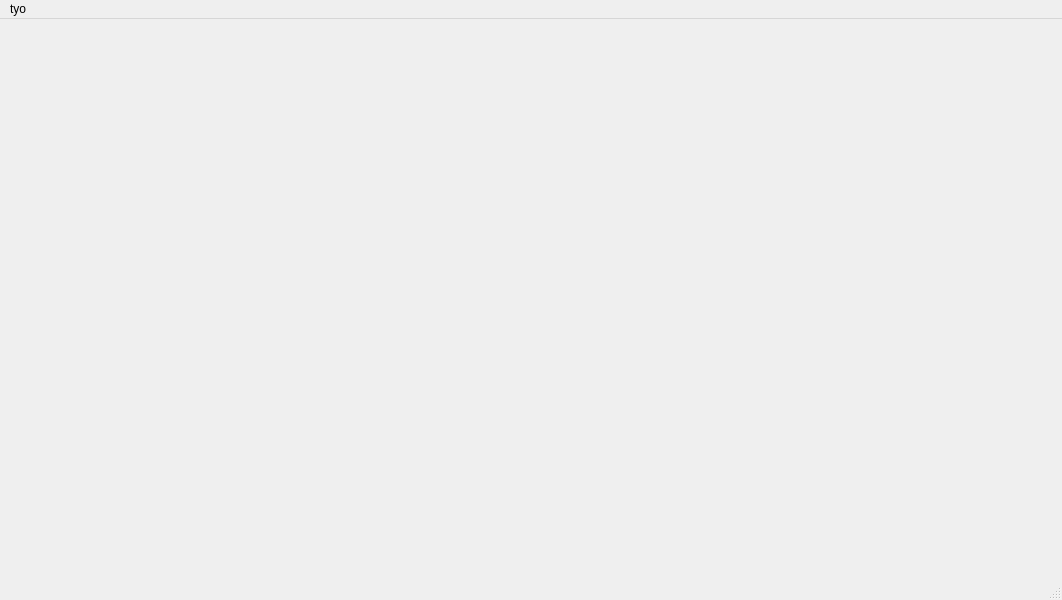
<?xml version="1.0" encoding="UTF-8"?>
<ui version="4.0">
 <class>MainWindowui</class>
 <widget class="QMainWindow" name="MainWindowui">
  <property name="geometry">
   <rect>
    <x>0</x>
    <y>0</y>
    <width>1062</width>
    <height>600</height>
   </rect>
  </property>
  <property name="windowTitle">
   <string>MainWindow</string>
  </property>
  <widget class="QWidget" name="centralwidget"/>
  <widget class="QMenuBar" name="menubar">
   <property name="geometry">
    <rect>
     <x>0</x>
     <y>0</y>
     <width>1062</width>
     <height>22</height>
    </rect>
   </property>
   <widget class="QMenu" name="menutyo">
    <property name="title">
     <string>tyo</string>
    </property>
   </widget>
   <addaction name="menutyo"/>
  </widget>
  <widget class="QStatusBar" name="statusbar"/>
 </widget>
 <resources/>
 <connections/>
</ui>
